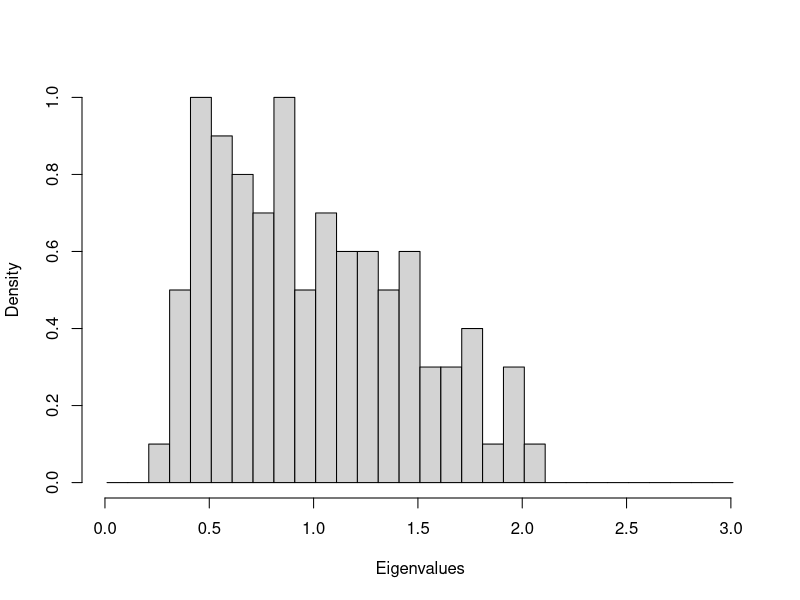

Write the R code that produced this figure.
t <- 500;
m <- 100;

Q <- t/m;

h <- array(rnorm(m*t),c(m,t)); # Time series in rows
e <- h %*% t(h)/t; # Form the correlation matrix
lambdae <- eigen(e, symmetric=T, only.values = T);
ee <- lambdae$values;
hist(ee,breaks=seq(0.01,3.01,.10),
main=NA,xlab="Eigenvalues",freq=F)

Variance = 1
LambdaMin = Variance*(1-sqrt(1/Q))^2
LambdaMax = Variance*(1+sqrt(1/Q))^2


Lambda = (ceiling(LambdaMin*100):floor(LambdaMax*100))/100


Rho = Q/(2*pi*Variance)*(sqrt(LambdaMax - Lambda)*(Lambda-LambdaMin))/Lambda